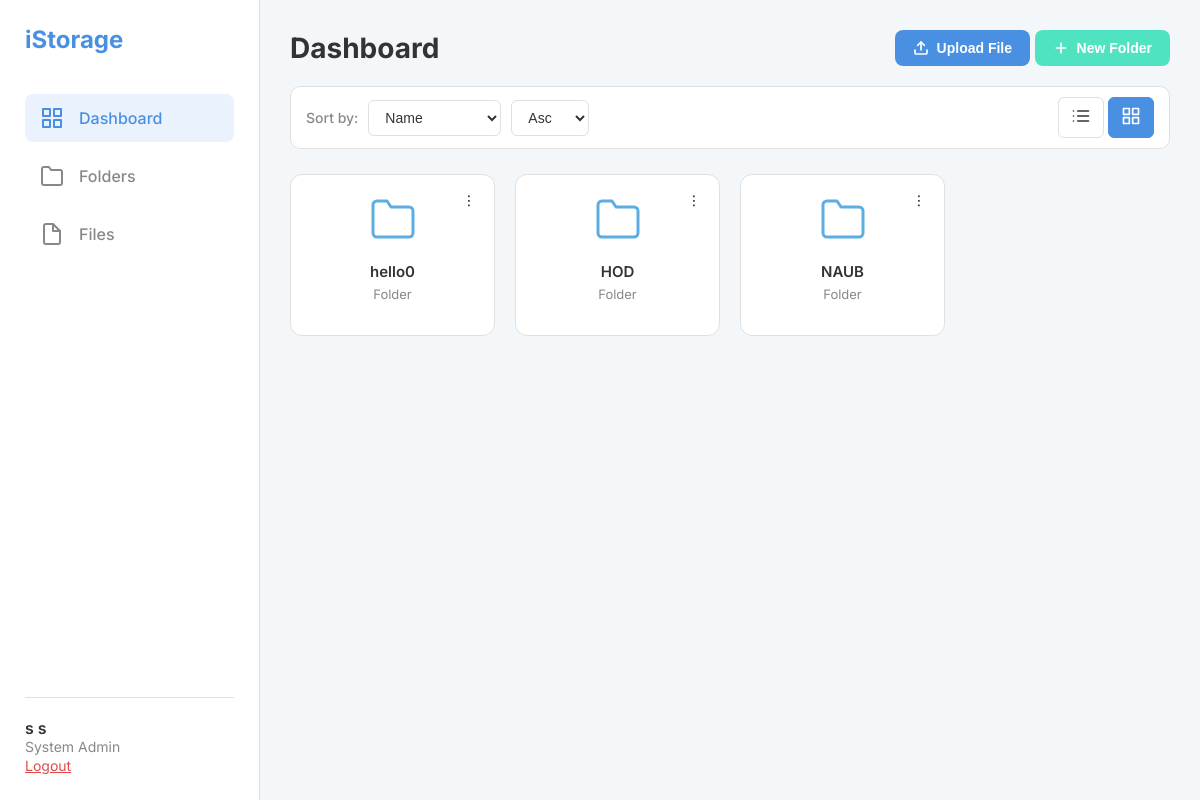
/views/user_dashboard.php (signed in), run on the app's committed database.
### tables this page shows
CREATE TABLE `organizations` (
  `id` int(11) NOT NULL,
  `name` varchar(100) NOT NULL,
  `description` text DEFAULT NULL,
  `created_at` timestamp NOT NULL DEFAULT current_timestamp(),
  `approved` tinyint(1) NOT NULL DEFAULT 0,
  `approved_by` int(11) DEFAULT NULL,
  `approved_at` timestamp NULL DEFAULT NULL,
  `requested_by` int(11) DEFAULT NULL
);

CREATE TABLE `folders` (
  `id` int(11) NOT NULL,
  `organization_id` int(11) NOT NULL,
  `parent_folder_id` int(11) DEFAULT NULL,
  `name` varchar(100) NOT NULL,
  `description` text DEFAULT NULL,
  `created_by` int(11) NOT NULL,
  `created_at` timestamp NOT NULL DEFAULT current_timestamp(),
  `updated_at` timestamp NOT NULL DEFAULT current_timestamp() ON UPDATE current_timestamp(),
  `password_hash` varchar(255) DEFAULT NULL
);

### includes/config.php (called while the page is built, shortened)
<?php
function get_user_organization_id() {
    return isset($_SESSION['organization_id']) ? $_SESSION['organization_id'] : null;
}
?>

### models/Organization.php (called while the page is built, shortened)
<?php
class Organization {
    private $pdo;
    public function __construct($pdo) {
        $this->pdo = $pdo;
    }
    public function findById($id) {
        $stmt = $this->pdo->prepare("SELECT * FROM organizations WHERE id = ?");
        $stmt->execute([$id]);
        return $stmt->fetch();
    }
}
?>

### models/Folder.php (called while the page is built, shortened)
<?php
class Folder {
    private $pdo;
    public function __construct($pdo) {
        $this->pdo = $pdo;
    }
    public function getFoldersByOrganization($organization_id, $parent_folder_id = null) {
        if ($parent_folder_id === null) {
            $stmt = $this->pdo->prepare("SELECT * FROM folders WHERE organization_id = ? AND parent_folder_id IS NULL
                                        ORDER BY name");
            $stmt->execute([$organization_id]);
        } else {
            $stmt = $this->pdo->prepare("SELECT * FROM folders WHERE organization_id = ? AND parent_folder_id = ?
                                        ORDER BY name");
            $stmt->execute([$organization_id, $parent_folder_id]);
        }
        return $stmt->fetchAll();
    }
}
?>

### views/user_dashboard.php (the view, shortened to what this page needs)
<?php
require_once '../includes/config.php';
require_once '../models/Folder.php';
require_once '../models/Organization.php';
$view = $_SESSION['dashboard_view'] ?? 'grid';
$sort_by = $_SESSION['dashboard_sort_by'] ?? 'name';
$sort_dir = $_SESSION['dashboard_sort_dir'] ?? 'asc';
$items = [];
$organization = ['name' => 'N/A'];
try {
    $org_id = get_user_organization_id();
    $folder_model = new Folder($pdo);
    $org_model = new Organization($pdo);
    $organization = $org_model->findById($org_id) ?: $organization;
    $folders = $folder_model->getFoldersByOrganization($org_id, null);
    foreach ($folders as $folder) {
        $items[] = [
            'type' => 'folder', 'id' => $folder['id'], 'name' => $folder['name'],
            'date' => strtotime($folder['updated_at']), 'size' => -1
        ];
    }
    usort($items, function($a, $b) use ($sort_by, $sort_dir) {
        $direction = ($sort_dir === 'asc') ? 1 : -1;
        if ($sort_by === 'name') {
            return strnatcasecmp($a['name'], $b['name']) * $direction;
        }
        return ($a[$sort_by] <=> $b[$sort_by]) * $direction;
    });
} catch (PDOException $e) {
    error_log('User Dashboard Error: ' . $e->getMessage());
    $page_error = 'Could not load dashboard data. Please try again later.';
}
?>
<!DOCTYPE html>
<html lang="en">
<head>
</head>
<body>
    <aside class="sidebar">
        <div class="logo"><?= htmlspecialchars(APP_NAME) ?></div>
        <nav>
            <a href="user_dashboard.php" class="active">
                Dashboard
            </a>
            <a href="folders.php">
                <svg width="24" height="24" viewBox="0 0 24 24" fill="none" stroke="currentColor" stroke-width="2" stroke-linecap="round" stroke-linejoin="round"><path d="M22 19a2 2 0 0 1-2 2H4a2 2 0 0 1-2-2V5a2 2 0 0 1 2-2h5l2 3h9a2 2 0 0 1 2 2z"></path></svg>
                Folders
            </a>
            <a href="files.php">
                <svg width="24" height="24" viewBox="0 0 24 24" fill="none" stroke="currentColor" stroke-width="2" stroke-linecap="round" stroke-linejoin="round"><path d="M13 2H6a2 2 0 0 0-2 2v16a2 2 0 0 0 2 2h12a2 2 0 0 0 2-2V9z"></path><polyline points="13 2 13 9 20 9"></polyline></svg>
                Files
            </a>
        </nav>
        <div class="user-info">
            <div class="name"><?= htmlspecialchars($_SESSION['first_name'] . ' ' . $_SESSION['last_name']) ?></div>
            <div class="org"><?= htmlspecialchars($organization['name']) ?></div>
            <a href="../controllers/auth_controller.php?logout=1" style="font-size: 14px; margin-top: 10px; padding: 5px 0; color: var(--danger-color);">Logout</a>
        </div>
    </aside>
    <div class="main-content">
        <div class="page-header">
            <h1>Dashboard</h1>
            <div class="page-actions">
                <button class="btn btn-primary" data-modal-target="upload-file-modal">
                    <svg width="16" height="16" viewBox="0 0 24 24" fill="none" stroke="currentColor" stroke-width="2.5" stroke-linecap="round" stroke-linejoin="round"><path d="M21 15v4a2 2 0 0 1-2 2H5a2 2 0 0 1-2-2v-4"></path><polyline points="17 8 12 3 7 8"></polyline><line x1="12" y1="3" x2="12" y2="15"></line></svg>
                    Upload File
                </button>
                <button class="btn btn-success" data-modal-target="create-folder-modal">
                     <svg width="16" height="16" viewBox="0 0 24 24" fill="none" stroke="currentColor" stroke-width="2.5" stroke-linecap="round" stroke-linejoin="round"><line x1="12" y1="5" x2="12" y2="19"></line><line x1="5" y1="12" x2="19" y2="12"></line></svg>
                    New Folder
                </button>
            </div>
        </div>
        <div class="toolbar">
            <div class="toolbar-group">
                <label for="sort-by">Sort by:</label>
                <select id="sort-by" onchange="applySort()">
                    <option value="name" <?= $sort_by === 'name' ? 'selected' : '' ?>>Name</option>
                </select>
                <select id="sort-dir" onchange="applySort()">
                    <option value="asc" <?= $sort_dir === 'asc' ? 'selected' : '' ?>>Asc</option>
                </select>
            </div>
            <div class="view-controls">
                <button id="list-view-btn" class="<?= $view === 'list' ? 'active' : '' ?>" onclick="switchView('list')"></button>
                <button id="grid-view-btn" class="<?= $view === 'grid' ? 'active' : '' ?>" onclick="switchView('grid')"></button>
            </div>
        </div>
        <?php if (empty($items)): ?>
            <div class="empty-state"><p>This directory is empty. Start by uploading a file or creating a folder.</p></div>
        <?php else: ?>
            <?php if ($view === 'list'): ?>
                <table class="file-list">
                    <thead>
                        <tr>
                            <th>Name</th><th>Last Modified</th><th>File Size</th><th class="actions-cell"></th>
                        </tr>
                    </thead>
                    <tbody>
                        <?php foreach ($items as $item): ?>
                        <tr class="item" data-type="<?= $item['type'] ?>" data-id="<?= $item['id'] ?>" data-name="<?= htmlspecialchars($item['name']) ?>">
                            <td>
                                <a href="<?= $item['type'] === 'folder' ? 'folder_view.php?folder_id='.$item['id'] : '../controllers/file_controller.php?download=1&file_id='.$item['id'] ?>" class="item-link">
                                    <?= $item['type'] === 'folder' ? '<svg xmlns="http://www.w3.org/2000/svg" width="24" height="24" viewBox="0 0 24 24" fill="none" stroke="currentColor" stroke-width="2" stroke-linecap="round" stroke-linejoin="round" class="folder-icon"><path d="M22 19a2 2 0 0 1-2 2H4a2 2 0 0 1-2-2V5a2 2 0 0 1 2-2h5l2 3h9a2 2 0 0 1 2 2z"></path></svg>' : getFileIcon($item['name']) ?>
                                    <?= htmlspecialchars($item['name']) ?>
                                </a>
                            </td>
                            <td class="text-muted"><?= date('M j, Y', $item['date']) ?></td>
                            <td class="text-muted"><?= $item['size'] === -1 ? '--' : formatFileSize($item['size']) ?></td>
                            <td class="actions-cell">
                                <div class="actions-menu">
                                    <button class="kebab-button">&#8942;</button>
                                    <ul class="context-menu">
                                        <?php if($item['type'] === 'file'): ?><li data-action="download">Download</li><?php endif; ?>
                                        <li data-action="rename">Rename</li>
                                        <li data-action="delete" class="delete">Delete</li>
                                    </ul>
                                </div>
                            </td>
                        </tr>
                        <?php endforeach; ?>
                    </tbody>
                </table>
            <?php else:  ?>
                <div class="grid-container">
                    <?php foreach ($items as $item): ?>
                    <div class="grid-item item" data-type="<?= $item['type'] ?>" data-id="<?= $item['id'] ?>" data-name="<?= htmlspecialchars($item['name']) ?>">
                        <a href="<?= $item['type'] === 'folder' ? 'folder_view.php?folder_id='.$item['id'] : '../controllers/file_controller.php?download=1&file_id='.$item['id'] ?>" class="grid-item-link">
                            <div class="icon-lg">
                                <?= $item['type'] === 'folder' ? '<svg xmlns="http://www.w3.org/2000/svg" width="48" height="48" viewBox="0 0 24 24" fill="none" stroke="currentColor" stroke-width="1.5" stroke-linecap="round" stroke-linejoin="round" class="folder-icon"><path d="M22 19a2 2 0 0 1-2 2H4a2 2 0 0 1-2-2V5a2 2 0 0 1 2-2h5l2 3h9a2 2 0 0 1 2 2z"></path></svg>' : getFileIcon($item['name'], 48) ?>
                            </div>
                            <p class="name"><?= htmlspecialchars($item['name']) ?></p>
                            <p class="details"><?= $item['size'] === -1 ? 'Folder' : formatFileSize($item['size']) ?></p>
                        </a>
                        <div class="actions-menu" style="position: absolute; top: 10px; right: 10px;">
                            <button class="kebab-button">&#8942;</button>
                        </div>
                    </div>
                    <?php endforeach; ?>
                </div>
            <?php endif; ?>
        <?php endif; ?>
    </div>
</body>
</html>

### views/user_dashboard.php (style rules this page uses)
:root { --primary-color: #4a90e2; --success-color: #50e3c2; --danger-color: #e24a4a; --bg-color: #f4f7f9; --sidebar-bg: #ffffff; --card-bg: #ffffff; --text-color: #333; --text-muted: #888; --border-color: #e0e0e0; --shadow: 0 4px 12px rgba(0,0,0,0.08); }
*, *::before, *::after { box-sizing: border-box; }
body { margin: 0; font-family: 'Inter', sans-serif; background-color: var(--bg-color); color: var(--text-color); display: flex; height: 100vh; overflow: hidden; }
.sidebar { width: 260px; background-color: var(--sidebar-bg); border-right: 1px solid var(--border-color); display: flex; flex-direction: column; padding: 25px; transition: margin-left 0.3s ease; }
.sidebar .logo { font-size: 24px; font-weight: 700; color: var(--primary-color); margin-bottom: 40px; }
.sidebar nav a { display: flex; align-items: center; padding: 12px 15px; border-radius: 8px; text-decoration: none; color: var(--text-muted); font-weight: 500; margin-bottom: 10px; transition: background-color 0.2s, color 0.2s; }
.sidebar nav a.active, .sidebar nav a:hover { background-color: #e9f2fd; color: var(--primary-color); }
.sidebar nav a svg { margin-right: 15px; }
.sidebar .user-info { margin-top: auto; padding-top: 20px; border-top: 1px solid var(--border-color); }
.sidebar .user-info .name { font-weight: 600; }
.sidebar .user-info .org { font-size: 14px; color: var(--text-muted); }
.main-content { flex: 1; padding: 30px; overflow-y: auto; }
.page-header { display: flex; justify-content: space-between; align-items: center; margin-bottom: 20px; }
.page-header h1 { margin: 0; font-size: 28px; font-weight: 700; }
.btn { padding: 10px 18px; border: none; border-radius: 8px; cursor: pointer; font-weight: 600; font-size: 14px; transition: background-color 0.2s, box-shadow 0.2s; display: inline-flex; align-items: center; gap: 8px; }
.btn-primary { background-color: var(--primary-color); color: white; }
.btn-success { background-color: var(--success-color); color: white; }
.toolbar { display: flex; justify-content: space-between; align-items: center; margin-bottom: 25px; background-color: var(--card-bg); padding: 10px 15px; border-radius: 10px; border: 1px solid var(--border-color); }
.toolbar-group { display: flex; align-items: center; gap: 10px; }
.toolbar-group label { font-size: 14px; font-weight: 500; color: var(--text-muted); }
.toolbar-group select, .view-controls button { background-color: #fff; border: 1px solid var(--border-color); padding: 8px 12px; border-radius: 6px; cursor: pointer; font-size: 14px; color: var(--text-color); }
.view-controls button { background: none; }
.view-controls button.active { background-color: var(--primary-color); color: white; border-color: var(--primary-color); }
.grid-container { display: grid; grid-template-columns: repeat(auto-fill, minmax(180px, 1fr)); gap: 20px; }
.grid-item { background-color: var(--card-bg); border-radius: 12px; border: 1px solid var(--border-color); text-align: center; text-decoration: none; color: inherit; position: relative; transition: transform 0.2s, box-shadow 0.2s; }
.grid-item-link { display: flex; flex-direction: column; justify-content: center; align-items: center; padding: 20px; height: 100%; text-decoration: none; color: inherit; }
.grid-item .icon-lg { margin-bottom: 15px; }
.grid-item .name { font-weight: 600; word-break: break-all; font-size: 15px; margin: 0; }
.grid-item .details { font-size: 13px; color: var(--text-muted); margin-top: 5px; }
.folder-icon { color: #5DADE2; }
.actions-menu { position: relative; display: inline-block; }
.kebab-button { background: transparent; border: none; cursor: pointer; padding: 5px; border-radius: 50%; width: 30px; height: 30px; }

### data on the page
organizations: name "System Admin"
folders: name "hello0"
folders: name "HOD"
folders: name "NAUB"

### other printed values
APP_NAME "iStorage"
$_SESSION['first_name'] . ' ' . $_SESSION['last_name'] "s s"
